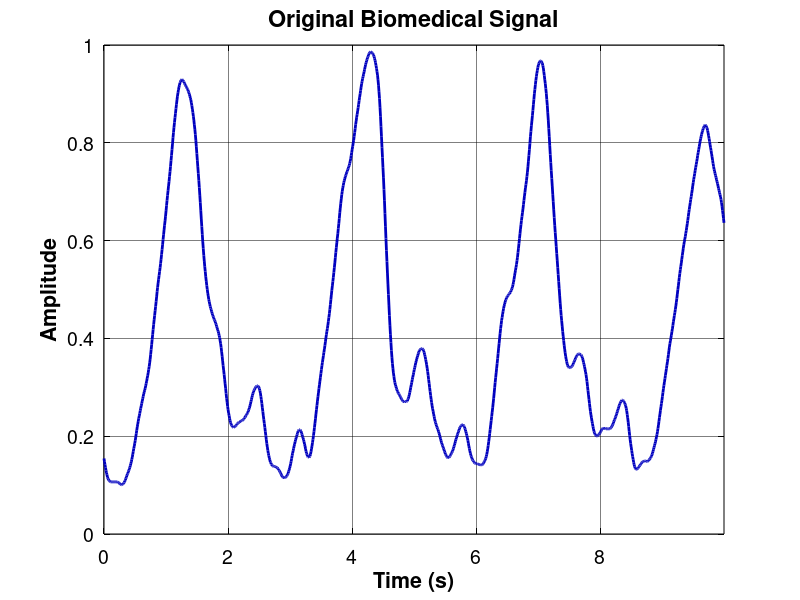
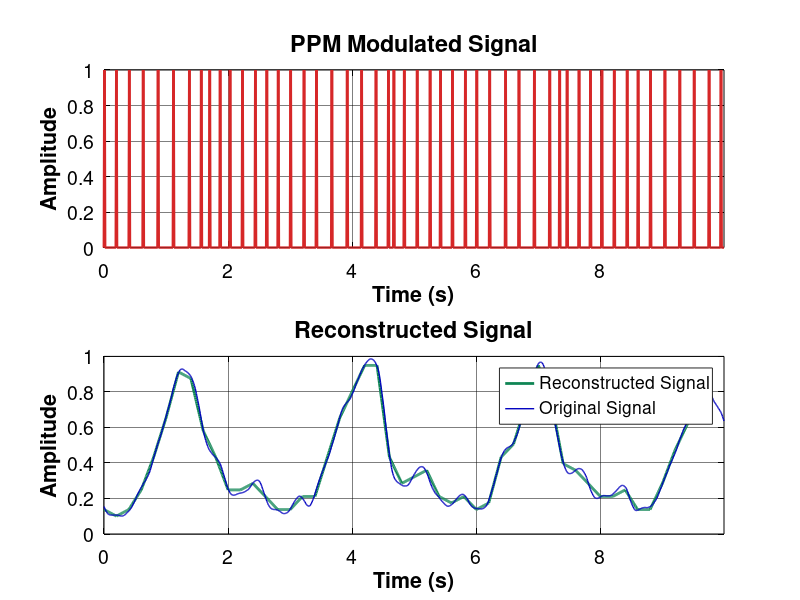

MATLAB code to generate these figures, in order:
%%%%%%%%%%%%%%%%%%%%%%%%%%%%%%%%%%%%%%%%%%%%%%%%%%%%%%%%%%%%%%%%
%                   Illustrating Simulation 8-8:               %
%                PPM Modulation for Biomedical Signal          %
%                                                              %
%        Book : Analog & Digital Communication Systems         %
%                   By: Dr.Farnaz Ghassemi                     %
%                     Chapter 8-Section                        %
%                                                              %
%   Version.3:             04/02/27---Dr.Ghassemi              %
%   Version.2:             03/09/03---Dr.Ghassemi              %
%   Version.1:             96/06/30---Dr.Ghassemi              %
%%%%%%%%%%%%%%%%%%%%%%%%%%%%%%%%%%%%%%%%%%%%%%%%%%%%%%%%%%%%%%%%
%%---------------------------------------------------------------

close all;
clear;
clc;
colors=[0,0,0;                       %1-Black
        0,0,0.75;                    %2-Blue
        214/255,39/255,40/255;       %3-Red
        15/255,133/255,84/255;       %4-Green
        118/255,78/255,159/255;      %5-Purple
        225/255,124/255,5/255;       %6-Orange
        56/255,166/255,165/255;      %7-Light Blue
        204/255,80/255,62/255;       %8-Light Red
        115/255,175/255,72/255;      %9-Light Green
        237/255,173/255,8/255;       %10-Light Orange
        148/255,52/255,110/255;      %11-Light Purple
        70/255,0,114/255;            %12-Dark Blue
        0,0.5,0.25                   %13-Green
        ];
grayColor = [0.5, 0.5, 0.5];
marks={'-';'--';':';'-.'};

% Set Text Font
set(0, 'DefaultTextFontName', 'Helvetica', 'DefaultTextFontSize', 18, 'DefaultTextFontWeight', 'bold', 'DefaultTextColor', 'black');

% Set default properties for titles, labels, and axes
set(groot, 'DefaultAxesFontName', 'Helvetica'); % Default font for axes
set(groot, 'DefaultAxesFontSize', 12); % Default font size for axes
set(groot, 'DefaultAxesTitleFontWeight', 'bold'); % Default title weight (optional)

% Set default properties for title font specifically
set(groot, 'DefaultAxesTitleFontSizeMultiplier', 1.2); % Adjust title font size relative to axes font size
set(groot, 'DefaultTextFontName', 'Helvetica'); % Default font for text objects

% Set default properties for all axes
set(groot, 'DefaultAxesFontSize', 14); % Set font size for all axes' tick labels
set(groot, 'DefaultAxesFontName', 'Helvetica'); % Set font for all axes' tick labels
%set(groot, 'DefaultAxesFontWeight', 'bold'); % Set font weight for all axes' tick labels
set(groot, 'DefaultAxesXColor', 'black'); % Set X-axis color
set(groot, 'DefaultAxesYColor', 'black'); % Set Y-axis color

% Set default properties for axes
set(groot, 'DefaultAxesGridLineStyle', '-'); % Default grid line style
set(groot, 'DefaultAxesGridColor', [0 0 0]); % Default grid color (black)
set(groot, 'DefaultAxesGridAlpha', 0.5); % Default grid opacity (fully opaque)
set(groot, 'DefaultAxesLineWidth', 0.5); % Default axes line width (affects grid lines too)

% Box Style for Axe
set(groot, 'DefaultAxesBox', 'on'); % Default: 'on' means axes have a box
%%---------------------------------------------------------------
%% Load biomedical signal
load('IP.mat');
fs = 125;       % Sampling frequency
t0=10;           % Signal Selected Time in Seconds
IP=IP(1:t0*fs);
t = (0:length(IP)-1)/fs;

%% User Input
ppm_rate = input('Enter PPM rate (Hz, e.g., 10): ');
Ts = 1/ppm_rate;
samples_per_slot = round(fs * Ts);
n_slots = floor(length(IP) / samples_per_slot);
IP_sampled = IP(1:n_slots * samples_per_slot); % Trim to full slots
t = t(1:length(IP));

add_noise = input('Do you want to add channel noise? (y/n): ', 's');
if lower(add_noise) == 'y'
    snr_dB = input('Enter SNR (in dB, e.g., 20): ');
    noise_enabled = true;
else
    noise_enabled = false;
end

%% Normalize sampled signal to range [0, 1] for delay mapping
IP_norm = (IP_sampled - min(IP_sampled)) / (max(IP_sampled) - min(IP_sampled));

% Time for full simulation
ppm_signal = zeros(1, length(IP));
delay_range = samples_per_slot - 1; % Maximum pulse delay per slot

%% Generate PPM Signal
for k = 1:n_slots
    idx = (k-1)*samples_per_slot + 1;
    sample_value = IP_norm(idx); % Use first sample in slot
    delay = round(sample_value * delay_range); % Map to delay
    pulse_index = idx + delay;
    ppm_signal(pulse_index) = 1;
end

%% Add Channel Noise (optional)
if noise_enabled
    signal_power = mean(ppm_signal.^2);
    snr_linear = 10^(snr_dB/10);
    noise_power = signal_power / snr_linear;
    noise = sqrt(noise_power) * randn(size(ppm_signal));
    ppm_noisy = ppm_signal + noise;
else
    ppm_noisy = ppm_signal;
end

%% PPM Reconstruction
recon = zeros(1, n_slots);

for k = 1:n_slots
    idx = (k-1)*samples_per_slot + 1;
    [~, pulse_pos] = max(ppm_noisy(idx:idx+delay_range));
    delay = pulse_pos - 1; % zero-based delay
    amplitude = delay / delay_range;
    recon(k) = amplitude;
end

% Interpolate to original time scale
recon_time = (0:n_slots-1) * Ts;
recon_full = interp1(recon_time, recon, t, 'linear');

% Denormalize
recon_full = recon_full * (max(IP) - min(IP)) + min(IP);

%% Plotting
figure;
tlim = [0 t(end)];
plot(t, IP, 'Color', colors(2,:), 'LineWidth', 2);
title('Original Biomedical Signal'); xlabel('Time (s)'); ylabel('Amplitude'); grid on; xlim(tlim);
figure
if noise_enabled
    subplot(3,1,1);
    plot(t, ppm_signal, 'Color', colors(3,:), 'LineWidth', 2);
    title('PPM Modulated Signal');
    xlabel('Time (s)'); ylabel('Amplitude'); grid on;
    xlim(tlim);
    
    subplot(3,1,2);
    plot(t, ppm_noisy, 'Color', colors(5,:), 'LineWidth', 2);
    if noise_enabled
        title(['Noisy PPM Signal (SNR = ' num2str(snr_dB) ' dB)']);
    else
        title('PPM Signal (No Noise)');
    end
    xlabel('Time (s)'); ylabel('Amplitude'); grid on; xlim(tlim);
    
    subplot(3,1,3);
    plot(t, recon_full, 'Color', colors(4,:), 'LineWidth', 2);
    hold on
    plot(t, IP, 'Color', colors(2,:), 'LineWidth', 1);
    legend ('Reconstructed Signal','Original Signal');
    title('Reconstructed Signal');
    xlabel('Time (s)'); ylabel('Amplitude'); grid on; xlim(tlim);
else
    subplot(2,1,1);
    plot(t, ppm_signal, 'Color', colors(3,:), 'LineWidth', 2);
    title('PPM Modulated Signal');
    xlabel('Time (s)'); ylabel('Amplitude'); grid on;
    xlim(tlim);
      
    subplot(2,1,2);
    plot(t, recon_full, 'Color', colors(4,:), 'LineWidth', 2);
    hold on
    plot(t, IP, 'Color', colors(2,:), 'LineWidth', 1);
    legend ('Reconstructed Signal','Original Signal');
    title('Reconstructed Signal');
    xlabel('Time (s)'); ylabel('Amplitude'); grid on; xlim(tlim);
end
